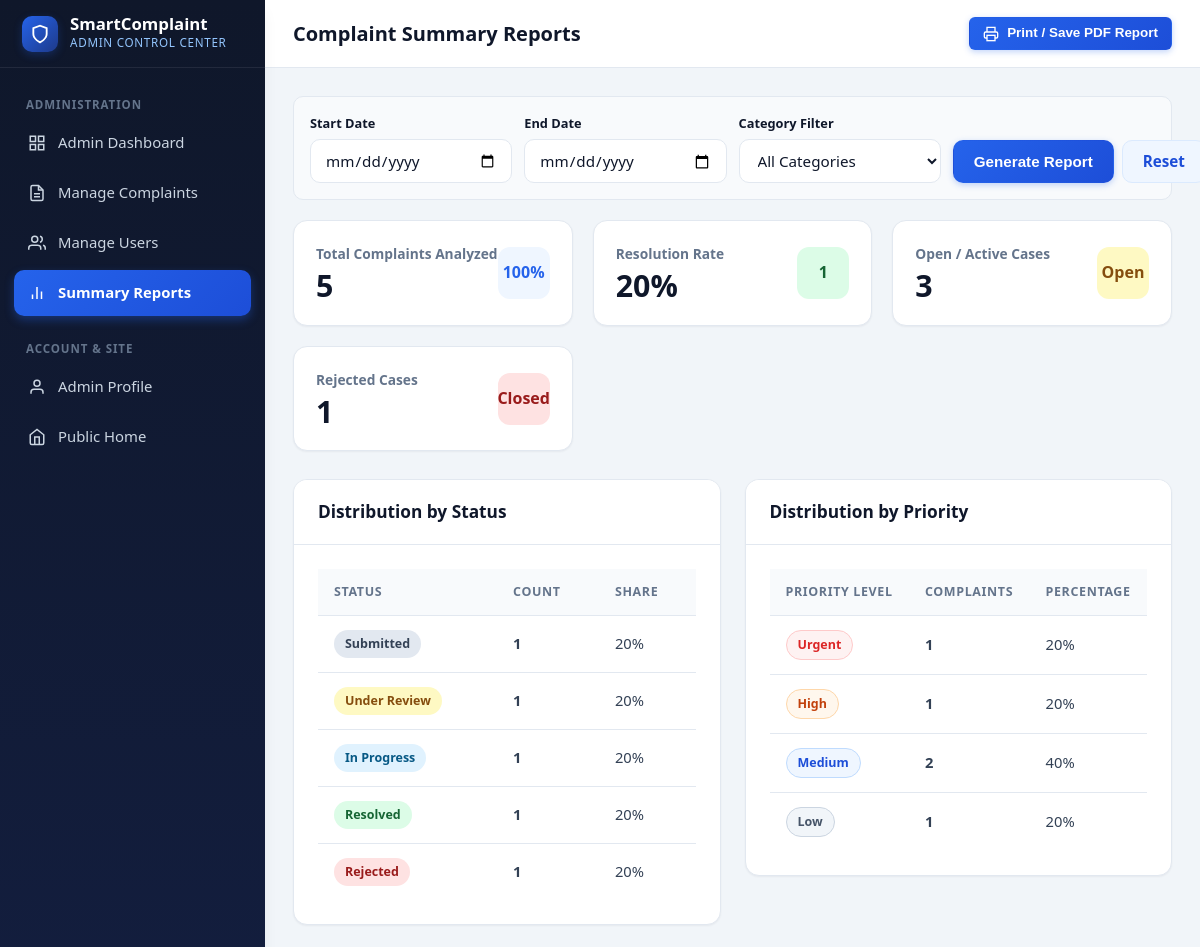
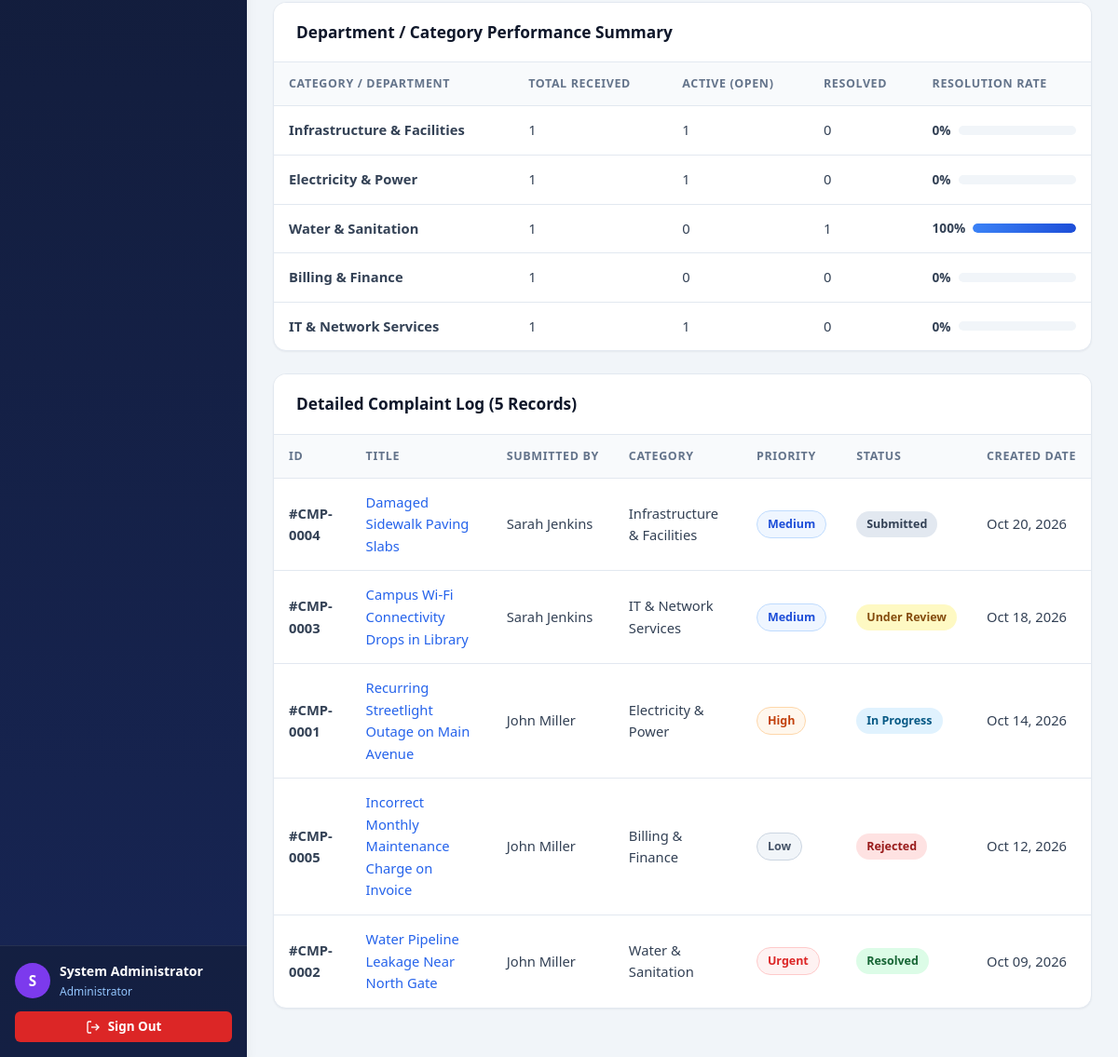
/reports.php (signed in), run on the app's committed database (2 pictures, top to bottom).
### tables this page shows
CREATE TABLE `complaints` (
  `id` INT UNSIGNED NOT NULL AUTO_INCREMENT,
  `user_id` INT UNSIGNED NOT NULL,
  `title` VARCHAR(200) NOT NULL,
  `description` TEXT NOT NULL,
  `category` VARCHAR(100) NOT NULL,
  `location` VARCHAR(200) NOT NULL,
  `image_path` VARCHAR(255) DEFAULT NULL,
  `priority` ENUM('Low', 'Medium', 'High', 'Urgent') NOT NULL DEFAULT 'Medium',
  `status` ENUM('Submitted', 'Under Review', 'In Progress', 'Resolved', 'Rejected') NOT NULL DEFAULT 'Submitted',
  `created_at` TIMESTAMP NOT NULL DEFAULT CURRENT_TIMESTAMP,
  `updated_at` TIMESTAMP NOT NULL DEFAULT CURRENT_TIMESTAMP ON UPDATE CURRENT_TIMESTAMP,
  PRIMARY KEY (`id`),
  KEY `idx_complaints_user_id` (`user_id`),
  KEY `idx_complaints_status` (`status`),
  KEY `idx_complaints_priority` (`priority`),
  KEY `idx_complaints_category` (`category`),
  KEY `idx_complaints_created_at` (`created_at`),
  CONSTRAINT `fk_complaints_user`
    FOREIGN KEY (`user_id`) REFERENCES `users` (`id`)
    ON DELETE CASCADE ON UPDATE CASCADE
);

CREATE TABLE `users` (
  `id` INT UNSIGNED NOT NULL AUTO_INCREMENT,
  `name` VARCHAR(100) NOT NULL,
  `email` VARCHAR(150) NOT NULL,
  `phone` VARCHAR(25) NOT NULL,
  `password_hash` VARCHAR(255) NOT NULL,
  `role` ENUM('user', 'admin') NOT NULL DEFAULT 'user',
  `account_status` ENUM('active', 'inactive') NOT NULL DEFAULT 'active',
  `created_at` TIMESTAMP NOT NULL DEFAULT CURRENT_TIMESTAMP,
  PRIMARY KEY (`id`),
  UNIQUE KEY `uq_users_email` (`email`),
  KEY `idx_users_role` (`role`),
  KEY `idx_users_status` (`account_status`)
);

### reports.php (the view, shortened to what the rows shown need)
<?php
require_once __DIR__ . '/includes/auth.php';
$pdo = getDBConnection();
$whereClause = "WHERE 1=1";
$params = [];
$stmtSummary = $pdo->prepare("
    SELECT
        COUNT(*) AS total,
        SUM(CASE WHEN c.status = 'Submitted' THEN 1 ELSE 0 END) AS submitted,
        SUM(CASE WHEN c.status = 'Under Review' THEN 1 ELSE 0 END) AS under_review,
        SUM(CASE WHEN c.status = 'In Progress' THEN 1 ELSE 0 END) AS in_progress,
        SUM(CASE WHEN c.status = 'Resolved' THEN 1 ELSE 0 END) AS resolved,
        SUM(CASE WHEN c.status = 'Rejected' THEN 1 ELSE 0 END) AS rejected
    FROM complaints c
    $whereClause
");
$stmtSummary->execute($params);
$summary = $stmtSummary->fetch() ?: [
    'total' => 0, 'submitted' => 0, 'under_review' => 0, 'in_progress' => 0, 'resolved' => 0, 'rejected' => 0
];
$totalCount = (int)$summary['total'];
$stmtList = $pdo->prepare("
    SELECT c.id, c.title, c.category, c.location, c.priority, c.status, c.created_at, c.updated_at, u.name AS user_name
    FROM complaints c
    INNER JOIN users u ON c.user_id = u.id
    $whereClause
    ORDER BY c.created_at DESC
");
$stmtList->execute($params);
$reportComplaints = $stmtList->fetchAll();
require_once __DIR__ . '/includes/header.php';
?>
<div class="dashboard-layout">
    <main class="main-content">
        <header class="topbar">
            <div class="topbar-left">
                <h1 class="page-heading">Complaint Summary Reports</h1>
            </div>
        </header>
        <div class="content-body">
            <div class="details-layout" style="grid-template-columns: 1fr 1fr;">
                <div class="card">
                    <div class="card-header">
                        <h2 class="card-title">Distribution by Status</h2>
                    </div>
                    <div class="card-body">
                        <?php
                        $statusRows = [
                            ['label' => 'Submitted',    'count' => (int)$summary['submitted'],    'badge' => 'badge-submitted'],
                            ['label' => 'Under Review', 'count' => (int)$summary['under_review'], 'badge' => 'badge-review'],
                            ['label' => 'In Progress',  'count' => (int)$summary['in_progress'],  'badge' => 'badge-progress'],
                            ['label' => 'Resolved',     'count' => (int)$summary['resolved'],     'badge' => 'badge-resolved'],
                            ['label' => 'Rejected',     'count' => (int)$summary['rejected'],     'badge' => 'badge-rejected'],
                        ];
                        ?>
                        <table class="data-table">
                            <thead>
                                <tr>
                                    <th>Status</th>
                                    <th>Count</th>
                                    <th>Share</th>
                                </tr>
                            </thead>
                            <tbody>
                                <?php foreach ($statusRows as $sr): ?>
                                    <?php $pct = $totalCount > 0 ? round(($sr['count'] / $totalCount) * 100, 1) : 0; ?>
                                    <tr>
                                        <td><span class="badge <?php echo $sr['badge']; ?>"><?php echo e($sr['label']); ?></span></td>
                                        <td><strong><?php echo $sr['count']; ?></strong></td>
                                        <td><?php echo $pct; ?>%</td>
                                    </tr>
                                <?php endforeach; ?>
                            </tbody>
                        </table>
                    </div>
                </div>
                <div class="card">
                    <div class="card-header">
                        <h2 class="card-title">Distribution by Priority</h2>
                    </div>
                    <div class="card-body">
                        <table class="data-table">
                            <thead>
                                <tr>
                                    <th>Priority Level</th>
                                    <th>Complaints</th>
                                    <th>Percentage</th>
                                </tr>
                            </thead>
                        </table>
                    </div>
                </div>
            </div>
            <div class="card">
                <div class="card-header">
                    <h2 class="card-title">Department / Category Performance Summary</h2>
                </div>
                <div class="table-responsive">
                    <table class="data-table">
                        <thead>
                            <tr>
                                <th>Category / Department</th>
                                <th>Total Received</th>
                                <th>Active (Open)</th>
                                <th>Resolved</th>
                                <th>Resolution Rate</th>
                            </tr>
                        </thead>
                    </table>
                </div>
            </div>
            <div class="card">
                <div class="card-header">
                    <h2 class="card-title">Detailed Complaint Log (<?php echo count($reportComplaints); ?> Records)</h2>
                </div>
                <div class="table-responsive">
                    <table class="data-table">
                        <thead>
                            <tr>
                                <th>ID</th>
                                <th>Title</th>
                                <th>Submitted By</th>
                                <th>Category</th>
                                <th>Priority</th>
                                <th>Status</th>
                                <th>Created Date</th>
                            </tr>
                        </thead>
                        <tbody>
                            <?php if (empty($reportComplaints)): ?>
                                <tr><td colspan="7" class="empty-state">No records found for this report period.</td></tr>
                            <?php else: ?>
                                <?php foreach ($reportComplaints as $rc): ?>
                                    <tr>
                                        <td><strong><?php echo e(formatComplaintId($rc['id'])); ?></strong></td>
                                        <td>
                                            <a href="complaint_details.php?id=<?php echo (int)$rc['id']; ?>">
                                                <?php echo e($rc['title']); ?>
                                            </a>
                                        </td>
                                        <td><?php echo e($rc['user_name']); ?></td>
                                        <td><?php echo e($rc['category']); ?></td>
                                        <td>
                                            <span class="badge <?php echo e(getPriorityBadgeClass($rc['priority'])); ?>">
                                                <?php echo e($rc['priority']); ?>
                                            </span>
                                        </td>
                                        <td>
                                            <span class="badge <?php echo e(getStatusBadgeClass($rc['status'])); ?>">
                                                <?php echo e($rc['status']); ?>
                                            </span>
                                        </td>
                                        <td><?php echo date('M d, Y', strtotime($rc['created_at'])); ?></td>
                                    </tr>
                                <?php endforeach; ?>
                            <?php endif; ?>
                        </tbody>
                    </table>
                </div>
            </div>
        </div>
    </main>
</div>
<?php require_once __DIR__ . '/includes/footer.php'; ?>

### data on the page
complaints: status "In Progress", id "1", pct "20", id "#CMP-0001", title "Recurring Streetlight Outage on Main Avenue", user.name "John Miller", category "Electricity & Power", priority "High", created_at "Oct 14, 2026"
complaints: id "#CMP-0004", title "Damaged Sidewalk Paving Slabs", user.name "Sarah Jenkins", category "Infrastructure & Facilities", priority "Medium", status "Submitted", created_at "Oct 20, 2026"
complaints: id "#CMP-0003", title "Campus Wi-Fi Connectivity Drops in Library", user.name "Sarah Jenkins", category "IT & Network Services", priority "Medium", status "Under Review", created_at "Oct 18, 2026"
complaints: id "#CMP-0005", title "Incorrect Monthly Maintenance Charge on Invoice", user.name "John Miller", category "Billing & Finance", priority "Low", status "Rejected", created_at "Oct 12, 2026"
complaints: id "#CMP-0002", title "Water Pipeline Leakage Near North Gate", user.name "John Miller", category "Water & Sanitation", priority "Urgent", status "Resolved", created_at "Oct 09, 2026"

### other printed values
$adminInitials "S"
$_SESSION['user_name'] "System Administrator"
$totalCount "5"
$resolutionRate "20"
$summary['resolved'] "1"
$summary['rejected'] "1"
$sr['label'] "Submitted"
$sr['count'] "1"
$pct "20"
$sr['label'] "Under Review"
$sr['label'] "Resolved"
$sr['label'] "Rejected"
$pr['priority'] "Urgent"
$pr['count'] "1"
$pr['priority'] "High"
